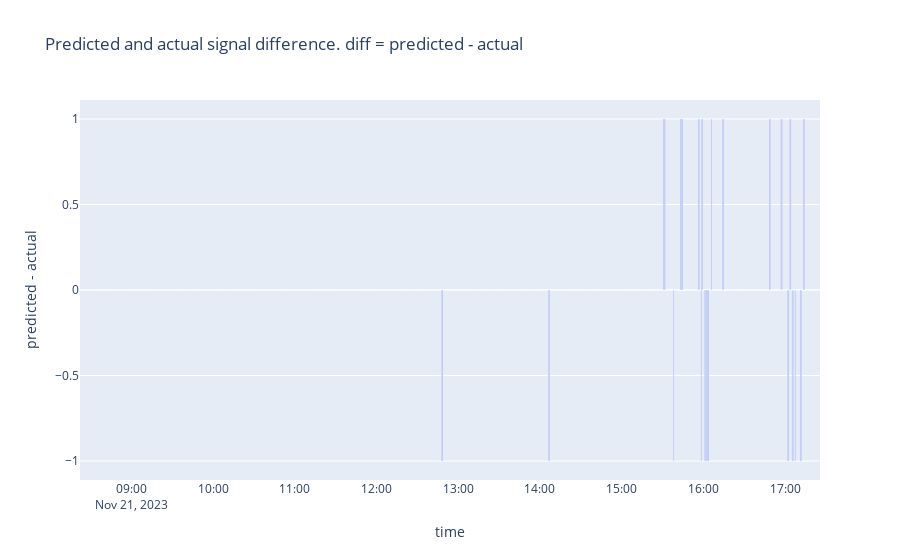

Notebook code cell kept with this figure:
### Code cell
import plotly.express as px
px.bar(x=y.index, 
    y=y['signal_pred']-y['signal_actual'], 
    title='Predicted and actual signal difference. diff = predicted - actual',
    labels = {'x': 'time', 'y':'predicted - actual'}
      ).show()

### Figure 1 — Plotly figure (JSON) as saved in the notebook; plotly's stock layout.template omitted (floating-point values rounded to 4 significant figures; data arrays with more than 128 entries replaced by an {"elided": "..."} marker saying what was removed)
{"data": [{"alignmentgroup": "True", "hovertemplate": "time=%{x}<br>predicted - actual=%{y}<extra></extra>", "legendgroup": "", "marker": {"color": "#636efa", "pattern": {"shape": ""}}, "name": "", "offsetgroup": "", "orientation": "v", "showlegend": false, "textposition": "auto", "type": "bar", "x": {"elided": "1000 str values"}, "xaxis": "x", "y": {"elided": "1000 int values"}, "yaxis": "y"}], "layout": {"barmode": "relative", "legend": {"tracegroupgap": 0}, "title": {"text": "Predicted and actual signal difference. diff = predicted - actual"}, "xaxis": {"anchor": "y", "domain": [0, 1], "title": {"text": "time"}}, "yaxis": {"anchor": "x", "domain": [0, 1], "title": {"text": "predicted - actual"}}}}
